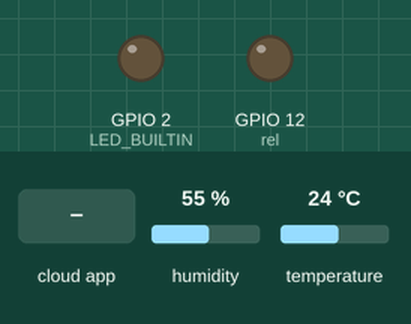
Simulated run of this sketch. Board: ESP32. Parts: output pins drawn as LEDs (lit = HIGH). The test bench sets the inputs (shaded band); at power-on: humidity 55 %, temperature 24 °C. WiFi joins after 1.5 s; servers stay silent unless stated; no MQTT or app messages arrive unless stated; what the sketch prints to the serial monitor is not drawn.

Above: at 2.7 s.
2.8 s: the phone or cloud app sets relay to ON
At 4.0 s:
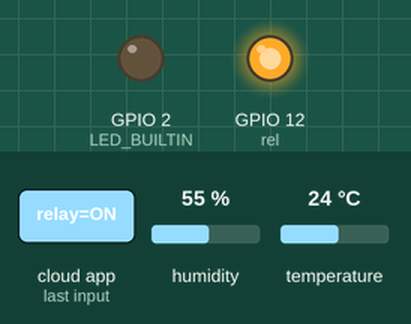
4.3 s: the phone or cloud app sets led to ON
At 5.5 s:
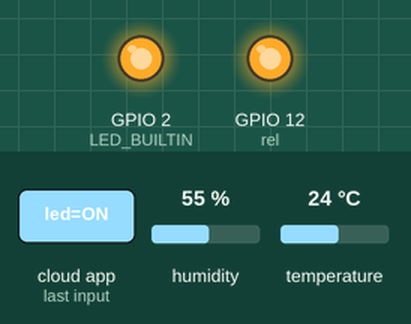
5.8 s: the phone or cloud app sets relay to OFF
At 6.7 s:
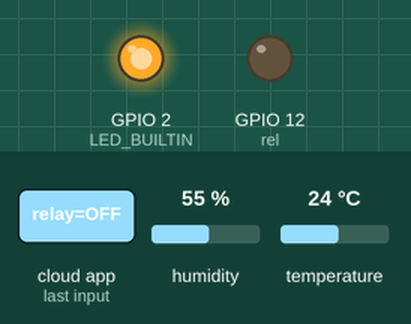
7.3 s: the phone or cloud app sets led to OFF
At 7.6 s:
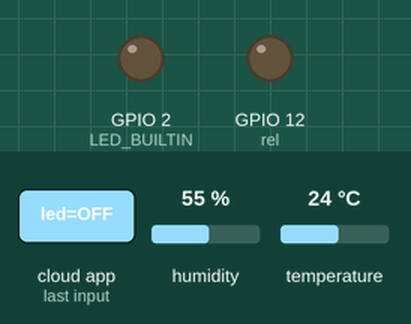
Timing chart, 0 to 10.3 s (numbered marks = the images above; inputs shaded):
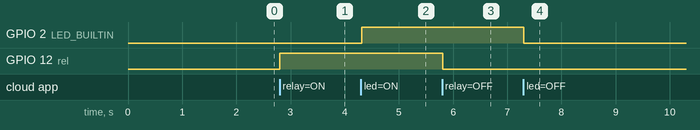

Measured:
- after the input at 2.8 s, GPIO 12 (rel): LOW → HIGH at once
- after the input at 4.3 s, GPIO 2 (LED_BUILTIN): LOW → HIGH at once
- after the input at 5.8 s, GPIO 12 (rel): HIGH → LOW at once
- after the input at 7.3 s, GPIO 2 (LED_BUILTIN): HIGH → LOW at once

The sketch:

AlexaLampControl.ino
```cpp
/***************************************************
Complete IoT Project with DHT22, Relay and ESP32 Huzzah Board
THE SAME CODE TO BE USED TO CONTROL LAMP FROM ALEXA

DHT Sensor connected to PIn 27
Relay Connected to Pin 12
 ****************************************************/

#include <WiFi.h>
#include "Adafruit_MQTT.h"
#include "Adafruit_MQTT_Client.h"

/************************* WiFi Access Point *********************************/

#define WLAN_SSID       "Robotics Lab"  // replace it with your Wifi Name
#define WLAN_PASS       "Robotics@321"  // Replace it with your wifi password

/************************* Adafruit.io Setup *********************************/

#define AIO_SERVER      "io.adafruit.com"
#define AIO_SERVERPORT  1883                   // use 8883 for SSL
#define AIO_USERNAME    "amitrana3348"  // Change this to your username
#define AIO_KEY         "3e359482c74e59509c3f50ab76e3a80958f55033"  // Change this to your key

#include "DHT.h"
#define DHTPIN 27 // dht connection
#define DHTTYPE DHT22   // DHT 22  connected to pin 27
DHT dht(DHTPIN, DHTTYPE);

int rel = 12;


/************ Global State (you don't need to change this!) ******************/

WiFiClient client;
// Setup the MQTT client class by passing in the WiFi client and MQTT server and login details.
Adafruit_MQTT_Client mqtt(&client, AIO_SERVER, AIO_SERVERPORT, AIO_USERNAME, AIO_KEY);

/****************************** Feeds ***************************************/

Adafruit_MQTT_Publish temperature = Adafruit_MQTT_Publish(&mqtt, AIO_USERNAME "/feeds/temperature");
Adafruit_MQTT_Publish humidity = Adafruit_MQTT_Publish(&mqtt, AIO_USERNAME "/feeds/humidity");
Adafruit_MQTT_Subscribe relay = Adafruit_MQTT_Subscribe(&mqtt, AIO_USERNAME "/feeds/relay");
Adafruit_MQTT_Subscribe led = Adafruit_MQTT_Subscribe(&mqtt, AIO_USERNAME "/feeds/led");

/*************************** Sketch Code ************************************/

// Bug workaround for Arduino 1.6.6, it seems to need a function declaration
// for some reason (only affects ESP8266, likely an arduino-builder bug).
void MQTT_connect();

void setup()
{
  Serial.begin(9600);
  delay(10);
  pinMode(rel,OUTPUT); digitalWrite(rel,LOW);
  pinMode(LED_BUILTIN,OUTPUT); digitalWrite(LED_BUILTIN,LOW);
  Serial.println(F("Adafruit MQTT demo"));

  // Connect to WiFi access point.
  Serial.println(); Serial.println();
  Serial.print("Connecting to ");
  Serial.println(WLAN_SSID);

  WiFi.begin(WLAN_SSID, WLAN_PASS);
  while (WiFi.status() != WL_CONNECTED)
  {
    delay(500);
    Serial.print(".");
  }
  Serial.println();

  Serial.println("WiFi connected");
  Serial.println("IP address: "); Serial.println(WiFi.localIP());

  // Setup MQTT subscription for onoff feed.
  mqtt.subscribe(&relay);
  mqtt.subscribe(&led);
  dht.begin();
}


void loop()
{
  // Ensure the connection to the MQTT server is alive (this will make the first
  // connection and automatically reconnect when disconnected).  See the MQTT_connect
  // function definition further below.
  MQTT_connect();

  // this is our 'wait for incoming subscription packets' busy subloop
  // try to spend your time here

  Adafruit_MQTT_Subscribe *subscription;
  while ((subscription = mqtt.readSubscription(5000)))
  {
    if (subscription == &led)
    {
      Serial.print(F("Got: "));
      Serial.println((char *)led.lastread);
      if(strcmp((char *)led.lastread, "ON") == 0)
      {
        digitalWrite(LED_BUILTIN,HIGH);
        Serial.println("LED Turned ON");
      }
      if(strcmp((char *)led.lastread, "OFF") == 0)
      {
        digitalWrite(LED_BUILTIN,LOW);
        Serial.println("LED Turned OFF");
      }
    }

    if (subscription == &relay)
    {
      Serial.print(F("Got: "));
      Serial.println((char *)relay.lastread);
      if(strcmp((char *)relay.lastread, "ON") == 0)
      {
        digitalWrite(rel,HIGH);
        Serial.println("Relay Turned ON");
      }
      if(strcmp((char *)relay.lastread, "OFF") == 0)
      {
        digitalWrite(rel,LOW);
        Serial.println("Relay Turned OFF");
      }
    }
  }

  // Now we can publish stuff!
  float h = dht.readHumidity();
  float t = dht.readTemperature();

  Serial.print(F("\nSending Temperature value "));
  Serial.print(t);
  Serial.print("...");
  if (! temperature.publish(t))
  {
    Serial.println(F("Failed"));
  }
  else
  {
    Serial.println(F("OK!"));
  }
  delay(1500);
  Serial.print(F("\nSending Humidity value "));
  Serial.print(h);
  Serial.print("...");
  if (! humidity.publish(h))
  {
    Serial.println(F("Failed"));
  }
  else
  {
    Serial.println(F("OK!"));
  }
  Serial.println("*******************************************************************************************");

  delay(1500);

  // ping the server to keep the mqtt connection alive
  // NOT required if you are publishing once every KEEPALIVE seconds
  /*
  if(! mqtt.ping()) {
    mqtt.disconnect();
  }
  */
}

// Function to connect and reconnect as necessary to the MQTT server.
// Should be called in the loop function and it will take care if connecting.
void MQTT_connect()
{
  unsigned char ret;

  // Stop if already connected.
  if (mqtt.connected())
  {
    return;
  }

  Serial.print("Connecting to MQTT... ");

  uint8_t retries = 3;
  while ((ret = mqtt.connect()) != 0)
  { // connect will return 0 for connected
       Serial.println(mqtt.connectErrorString(ret));
       Serial.println("Retrying MQTT connection in 5 seconds...");
       mqtt.disconnect();
       delay(5000);  // wait 5 seconds
       retries--;
       if (retries == 0)
       {
         // basically die and wait for WDT to reset me
         while (1);
       }
  }
  Serial.println("MQTT Connected!");
}
```
